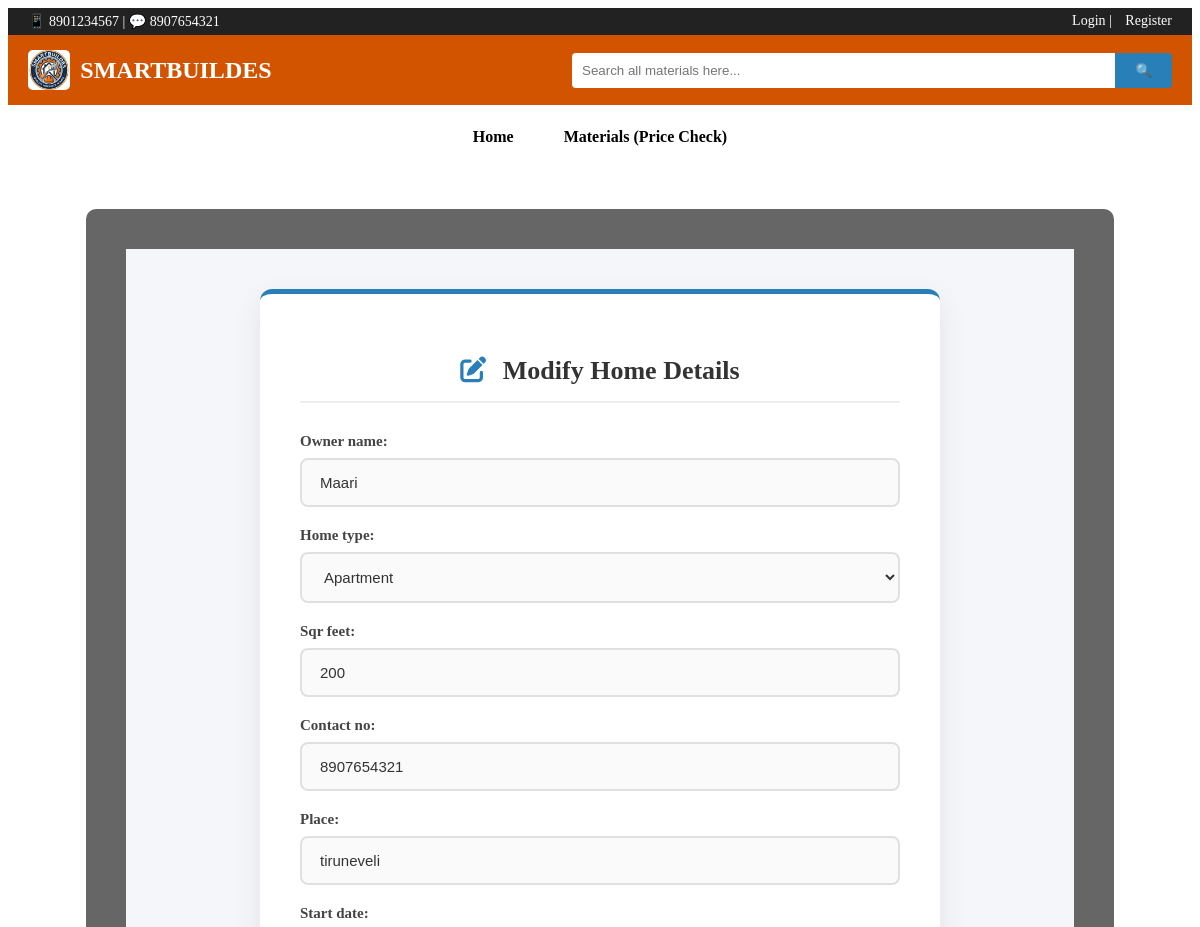
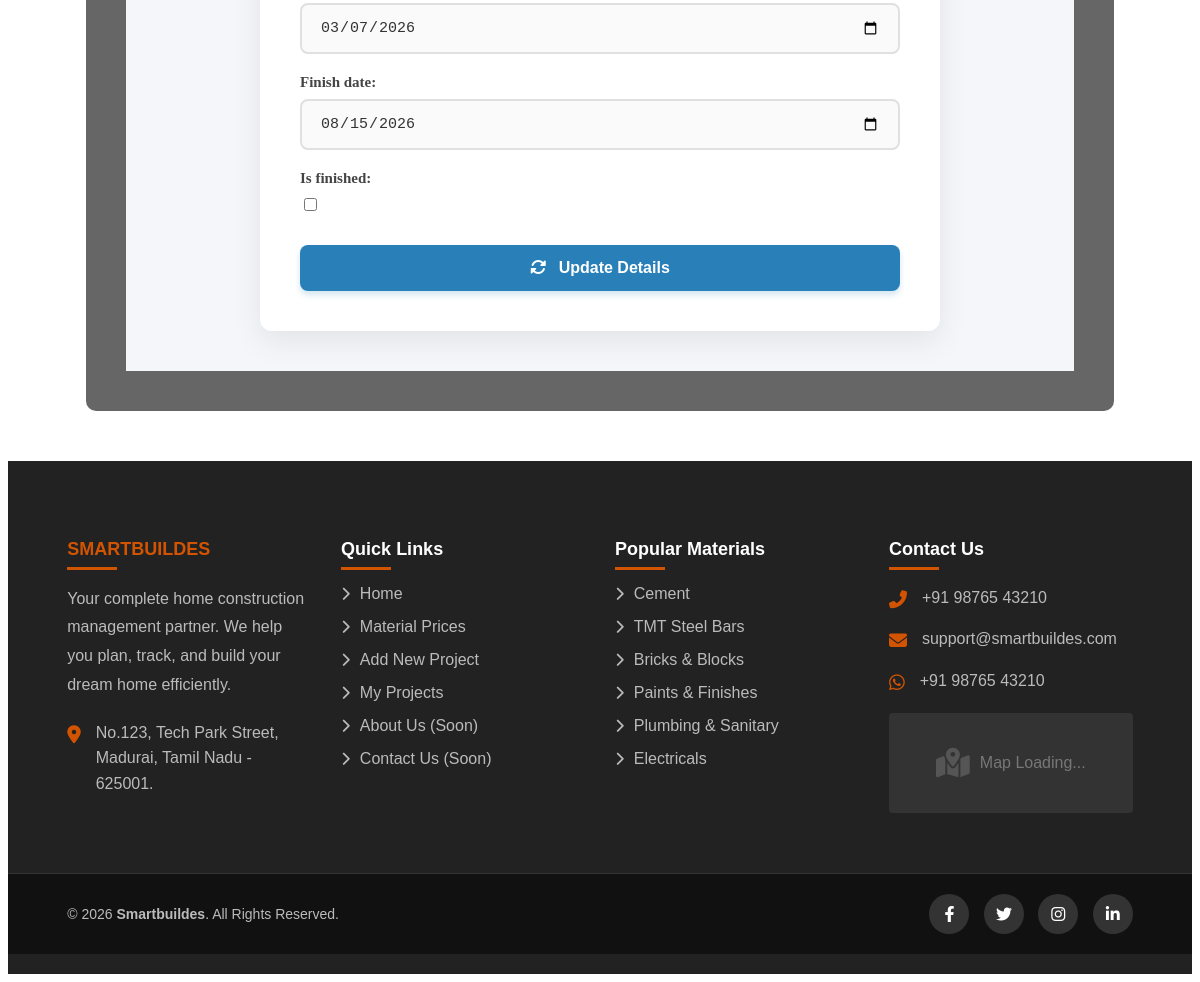
Screenshot of /update-home/7/ with the database file from the repository (2 pictures, top to bottom).
### builder/models.py (models this page shows, shortened)
class HomeProject(models.Model):
    user = models.ForeignKey(User, on_delete=models.CASCADE, null=True, blank=True)
    HOME_TYPES = (
        ('Individual', 'Individual House'),
        ('Apartment', 'Apartment'),
        ('Villa', 'Villa'),
    )
    owner_name = models.CharField(max_length=100)
    home_type = models.CharField(max_length=50, choices=HOME_TYPES)
    sqr_feet = models.IntegerField()
    contact_no = models.CharField(max_length=15)
    place = models.CharField(max_length=200)
    start_date = models.DateField()
    finish_date = models.DateField()
    is_finished = models.BooleanField(default=False)

### builder/views.py (the view)
# urls.py: path('update-home/<int:id>/', views.update_home, name='update_home'), # URL-la ID pass panrom
def update_home(request, id):
    home = HomeProject.objects.get(id=id) # Entha home-a click panrangalo atha edukkurom
    if request.method == 'POST':
        form = HomeProjectForm(request.POST, instance=home)
        if form.is_valid():
            form.save()
            return redirect('view_homes') # Save aana piragu list page-ku anuppudrom
    else:
        form = HomeProjectForm(instance=home)
    return render(request, 'update_home.html', {'form': form})

### builder/forms.py
class HomeProjectForm(forms.ModelForm):
    class Meta:
        model = HomeProject
        exclude = ['user']
        widgets = {
            'start_date': forms.DateInput(attrs={'type': 'date'}),
            'finish_date': forms.DateInput(attrs={'type': 'date'}),
        }
    pass

### builder/templates/update_home.html (shortened to what this page needs)
{% extends 'base.html' %}
{% block content %}
<div class="modify-home-wrapper">
    <div class="modify-home-card">
        <h2 class="modify-home-title"><i class="fas fa-edit"></i> Modify Home Details</h2>
        <form method="POST">
            <div class="django-form-area">
                {{ form.as_p }}
            </div>
            <button type="submit" class="submit-btn"><i class="fas fa-sync-alt"></i> Update Details</button>
        </form>
    </div>
</div>
{% endblock %}

### rows the page displays
HomeProject: owner_name "Maari", home_type "Apartment", sqr_feet "200", contact_no "8907654321", place "tiruneveli", start_date "03/07/2026", finish_date "08/15/2026"
